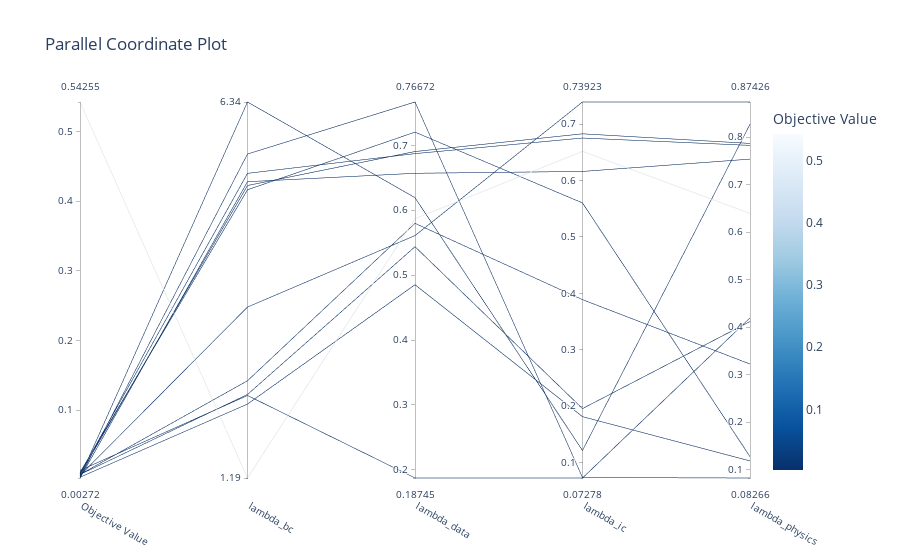

The code cell stored with this chart in its notebook:
### Code cell
optuna.visualization.plot_parallel_coordinate(study)

### Figure 1 — Plotly figure (JSON) as saved in the notebook; plotly's stock layout.template omitted (floating-point values rounded to 4 significant figures)
{"data": [{"dimensions": [{"label": "Objective Value", "range": [0.002725, 0.5425], "values": [0.006377, 0.01072, 0.5425, 0.00775, 0.01363, 0.003792, 0.007732, 0.004042, 0.00915, 0.002725, 0.007696, 0.003895]}, {"label": "lambda_bc", "range": [0.07481, 0.8021], "ticktext": ["1.19", "6.34"], "tickvals": [0.07481, 0.8021], "values": [0.4054, 0.6323, 0.07481, 0.2629, 0.2344, 0.7015, 0.6405, 0.8021, 0.6641, 0.6479, 0.2364, 0.2178]}, {"label": "lambda_data", "range": [0.1875, 0.7667], "values": [0.5609, 0.7203, 0.5869, 0.5798, 0.1875, 0.7667, 0.6904, 0.6194, 0.6872, 0.6569, 0.5438, 0.4852]}, {"label": "lambda_ic", "range": [0.07278, 0.7392], "values": [0.7392, 0.5603, 0.6518, 0.3889, 0.07278, 0.07356, 0.6829, 0.1216, 0.6754, 0.6161, 0.1958, 0.1815]}, {"label": "lambda_physics", "range": [0.08266, 0.8743], "values": [0.8743, 0.1276, 0.6397, 0.3226, 0.4198, 0.08266, 0.7871, 0.8273, 0.7829, 0.754, 0.4121, 0.1186]}], "labelangle": 30, "labelside": "bottom", "line": {"color": [0.006377, 0.01072, 0.5425, 0.00775, 0.01363, 0.003792, 0.007732, 0.004042, 0.00915, 0.002725, 0.007696, 0.003895], "colorbar": {"title": {"text": "Objective Value"}}, "colorscale": [[0, "rgb(247,251,255)"], [0.125, "rgb(222,235,247)"], [0.25, "rgb(198,219,239)"], [0.375, "rgb(158,202,225)"], [0.5, "rgb(107,174,214)"], [0.625, "rgb(66,146,198)"], [0.75, "rgb(33,113,181)"], [0.875, "rgb(8,81,156)"], [1, "rgb(8,48,107)"]], "reversescale": true, "showscale": true}, "type": "parcoords"}], "layout": {"title": {"text": "Parallel Coordinate Plot"}}}
